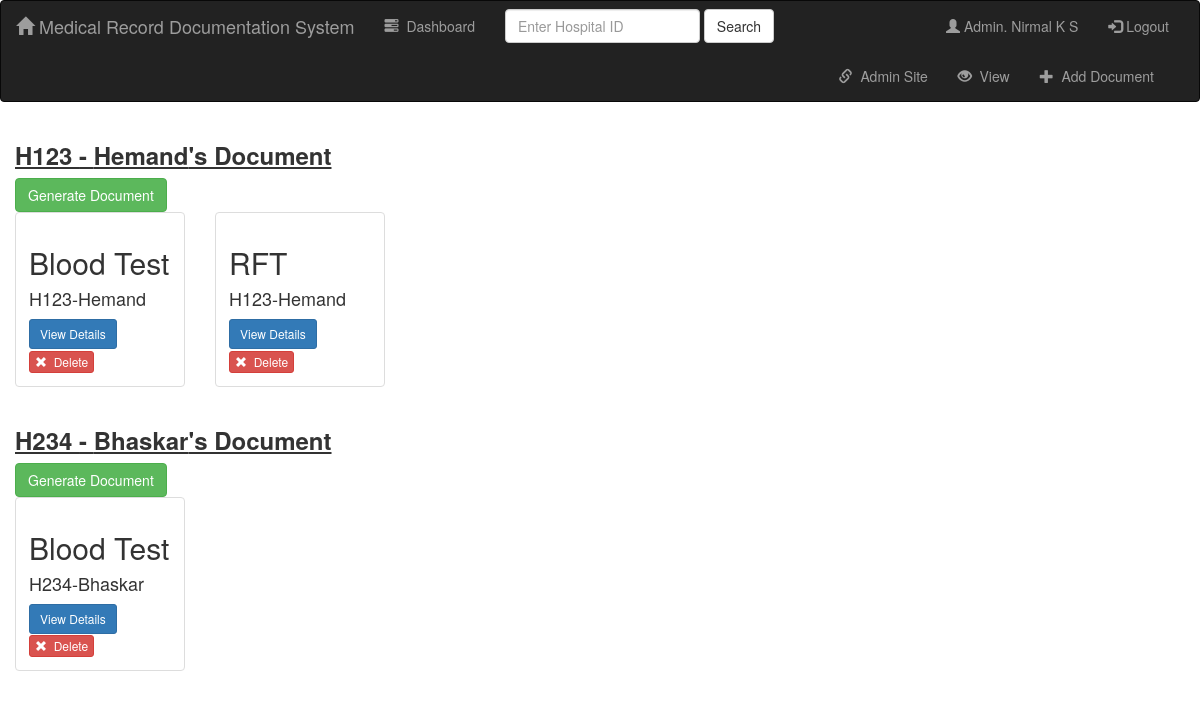
Page /first/index/ (signed in) on the committed database.
### first/models.py (models this page shows, shortened)
class User(models.Model):
    Hospital_id = models.CharField(max_length=100)
    Firstname = models.CharField(max_length=200)
    Lastname = models.CharField(max_length=200)
    Age = models.IntegerField(validators=[MaxValueValidator(100), MinValueValidator(1)])
    Address = models.CharField(max_length=500)
    Phone_Number = models.CharField(max_length=12)
    def __str__(self):
        return self.Hospital_id + "-" + self.Firstname

class Document(models.Model):
    Hospital_id = models.ForeignKey(User, on_delete=models.CASCADE)
    Document_type = models.CharField(max_length=20)
    Document_image = models.FileField()

### first/views.py (the view)
# urls.py: url(r'^index/record/(?P<user_id>(\d+))/(?P<document_id>(\d+))/$', views.record, name='record'),
def index(request):
    all_users = User.objects.all()
    return render(request, 'first/index.html', {'all_users': all_users})

### first/templates/first/index.html (shortened to what this page needs)
{% extends 'first/base.html' %}
{% block body %}
{% if user.is_authenticated %}
    <div class="document-container container-fluid">
    {% for patient in all_users %}
    <div class="row">
        <div class="col-sm-12">
            <h3> <strong> <u>{{patient.Hospital_id}} - {{patient.Firstname}}'s Document </u> </strong> </h3>
            {% if request.user.is_superuser or request.user.is_staff %}
                 <a href="{% url 'first:python' patient.id%}" class="btn btn-success" role="button">Generate Document</a> <br/>
            {% endif %}
        </div>
        {% if patient.document_set.all %}
            {% for document in patient.document_set.all %}
                <div class="col-sm-4 col-lg-2">
                    <div class="thumbnail">
                        <div class="caption">
                            <h2>{{ document.Document_type }}</h2>
                            <h4>{{ document.Hospital_id }}</h4>
                            <a href="{% url 'first:record' patient.id document.id %}" class="btn btn-primary btn-sm" role="button">View Details</a>
                               <form action="{% url 'first:delete_document' patient.id document.id %}" method="post" style="display: inline;">
                                        <button type="submit" class="btn btn-danger btn-xs">
                                            <span class="glyphicon glyphicon-remove"></span>&nbsp; Delete
                                        </button>
                               </form>
                        </div>
                    </div>
                </div>
            {% endfor %}
        {% endif %}
    </div>
    {% endfor %}
{% else %}
     <h2>Please Login to Access the records</h2>
{% endif %}
{% endblock %}

### first/templates/first/base.html (shortened to what this page needs)
<!DOCTYPE html>
<html lang="en">
<head>
    {% load static %}
    <link rel="stylesheet" href="https://maxcdn.bootstrapcdn.com/bootstrap/3.3.6/css/bootstrap.min.css">
    <link rel="stylesheet" type="text/css" href="{% static 'first/style.css' %}"/>
</head>
<body>
<nav class="navbar navbar-inverse">
    <div class="container-fluid">
        <div class="navbar-header">
            <a class="navbar-brand"  href="{% url 'first:home' %}"><span class="glyphicon glyphicon-home " aria-hidden="true"></span>  Medical Record Documentation System </a>
        </div>
        <div class="collapse navbar-collapse" id="topNavBar">
            <ul class="nav navbar-nav">
                <li class="{% block albums_active %}{% endblock %}"><a href="{% url 'first:index' %}"><span class="glyphicon glyphicon-tasks" aria-hidden="true"></span>&nbsp; Dashboard</a></li>
            </ul>
            <form class="navbar-form navbar-left" role="search" method="get" action="{% url 'first:search' %}">
                <div class="form-group">
                    <input type="search" class="form-control" placeholder="Enter Hospital ID" name="search" value="{{ request.GET.q }}">
                </div>
                <button type="submit" class="btn btn-default">Search</button>
            </form>
            {% if user.is_authenticated %}
                <ul class="nav navbar-nav navbar-right">
                    {% if request.user.is_superuser %}
                        <li><a href="{% url 'first:hospital_user'%}"><span class="glyphicon glyphicon-user"></span> Admin. {{request.user.first_name}} {{request.user.last_name}}</a></li>
                    {% elif request.user.is_staff %}
                         <li><a href="{% url 'first:hospital_user'%}"><span class="glyphicon glyphicon-user"></span> Doctor. {{request.user.first_name}} {{request.user.last_name}}</a></li>
                    {% else %}
                         <li><a href="{% url 'first:hospital_user'%}"><span class="glyphicon glyphicon-user"></span> Staff. {{request.user.first_name}} {{request.user.last_name}}</a></li>
                    {% endif%}
                <li><a href="{% url 'first:logout_user'%}""><span class="glyphicon glyphicon-log-in"></span> Logout</a></li>
                </ul>
            {% else %}
                <ul class="nav navbar-nav navbar-right">
                <li><a href="{% url 'first:login'%}"><span class="glyphicon glyphicon-log-in"></span> Login</a></li>
                </ul>
            {% endif %}
            {% if not request.user.is_staff or request.user.is_superuser %}
            <ul class="nav navbar-nav navbar-right">
                <li>
                    <a href="{% url 'first:create' %}">
                        <span class="glyphicon glyphicon-plus" aria-hidden="true"></span>&nbsp; Add Document
                    </a>
                </li>
            </ul>
            {% endif %}
            {% if request.user.is_staff %}
            <ul class="nav navbar-nav navbar-right">
                <li>
                    <a href="{% url 'first:view' %}">
                        <span class="glyphicon glyphicon-eye-open" aria-hidden="true"></span>&nbsp; View
                    </a>
                </li>
            </ul>
            {% endif %}
            {% if user.is_authenticated %}
                    {% if request.user.is_superuser %}
                        <ul class="nav navbar-nav navbar-right">
                <li>
                    <a href="/admin" target="_blank" >
                        <span class="glyphicon glyphicon-link" aria-hidden="true"></span>&nbsp; Admin Site
                    </a>
                </li>
            </ul>
                    {% endif %}
            {% endif %}
        </div>
    </div>
</nav>
{% block body %}
{% endblock %}
</body>
</html>

### first/static/first/style.css (style rules this page uses)
body { background: white url("images/back6.png"); }

### rows in the picture
User: Hospital_id "H123", Firstname "Hemand"
Document: Document_type "Blood Test", Hospital_id "H123-Hemand"
Document: Document_type "RFT", Hospital_id "H123-Hemand"
User: Hospital_id "H234", Firstname "Bhaskar"
Document: Document_type "Blood Test", Hospital_id "H234-Bhaskar"

### other values in the picture
{{ request.user.first_name }} "Nirmal"
{{ request.user.last_name }} "K S"
